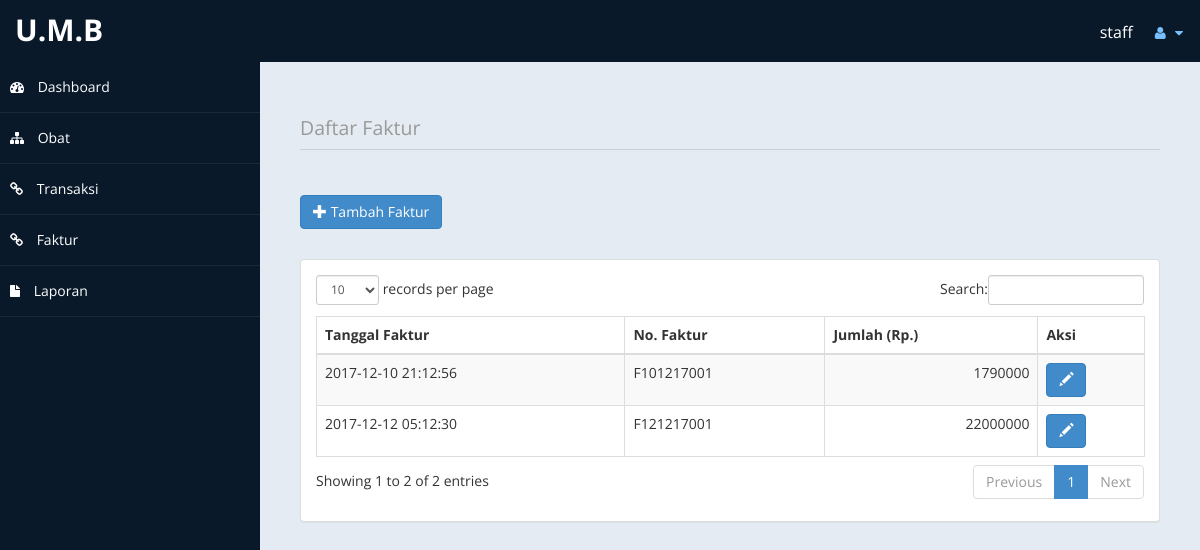
The page /index.php?page=faktur (signed in) on the database its author committed.
### tables this page shows
CREATE TABLE `tb_faktur` (
  `no_faktur` varchar(10) NOT NULL,
  `kode_staff` varchar(10) NOT NULL,
  `tanggal_faktur` date NOT NULL,
  `waktu_faktur` time NOT NULL
);

### content/faktur/md_faktur.php (the view, shortened to what this page needs)
<?php
if(@$_SESSION['level'] != "kasir"){
?>
	<div class="row">
	    <div class="col-md-12">
	        <h2 class="page-header">
	            <small>Daftar Faktur</small>
	        </h2>
	    </div>
	</div>
	<?php
		echo (@$_SESSION['level'] == 'kasir') ? "" : "<a href='?page=faktur&action=input&isedit=0'><button type='button' class='btn btn-primary'><span class='glyphicon glyphicon-plus'></span> Tambah Faktur </button></a><p>";
	?>
	<div class="panel panel-default">
		<div class="panel-body">
			<div class="table-responsive">
				<table id="table_id" class="table table-striped table-bordered table-hover">
					<thead>
						<tr>
							<th>Tanggal Faktur</th>
							<th>No. Faktur</th>
							<th>Jumlah (Rp.)</th>
							<th width="90">Aksi</th>
						</tr>
					</thead>
					<tbody>
				<?php
					$trxSql = "SELECT * FROM tb_faktur ORDER BY no_faktur ASC";
					$trxQry = mysql_query($trxSql)  or die ("Query Obat salah : ".mysql_error());
					while ($trx = mysql_fetch_array($trxQry)) {
						$sql = mysql_query("select sum(a.harga*b.jumlah) as jumlah from tb_detail_faktur b, tb_obat a where a.kode_obat = b.kode_obat and b.no_faktur = '".$trx['no_faktur']."'") or die (mysql_error());
						$data = mysql_fetch_array($sql) or die (mysql_error());
				?>
						<tr>
							<td><?php echo $trx['tanggal_faktur'] . " " . $trx['waktu_faktur'];?></td>
							<td><?php echo $trx['no_faktur'];?></td>
							<td align="right"><?php echo $data['jumlah'];?></td>
							<td>
							  <div class='btn-group'>
							  <a href="?page=faktur&action=input&isedit=1&kd=<?php echo $trx['no_faktur']; ?>" title='Detail Data ini'><button type="button" class="btn btn-primary"><span class="glyphicon glyphicon-pencil"></span></button></a>
							  </div>
							</td>
						</tr>
				<?php
					}
				?>
					</tbody>
				</table>
			</div>
		</div>
	</div>
<?php
} else {
	echo " Anda tidak memiliki akses ";
}
?>

### assets/css/custom-styles.css (style rules this page uses)
body { font-family: 'Open Sans', sans-serif; }
h1, .h1, h2, .h2, h3, .h3 { margin-top: 7px; margin-bottom: -5px; }
h2 { color: #000; }
p { font-size:16px; line-height:25px; padding-top:20px; }
.page-header { padding-bottom: 9px; margin: 10px 0 45px; border-bottom: 1px solid #C7D1DD; }

### rows shown on the page
tb_faktur: tanggal_faktur "2017-12-10", waktu_faktur "21:12:56", no_faktur "F101217001", jumlah "1790000"
tb_faktur: tanggal_faktur "2017-12-12", waktu_faktur "05:12:30", no_faktur "F121217001", jumlah "22000000"
